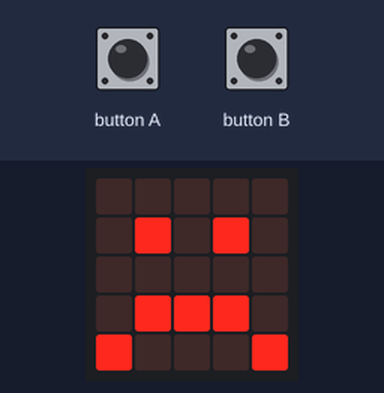
A program run on a simulated BBC micro:bit running MicroPython. On the bench: the board's 5×5 LED display. Inputs (shaded band) come from the test bench.

Above: at 1.2 s.
1.3 s: button A pressed for 0.15 s
At 1.37 s:
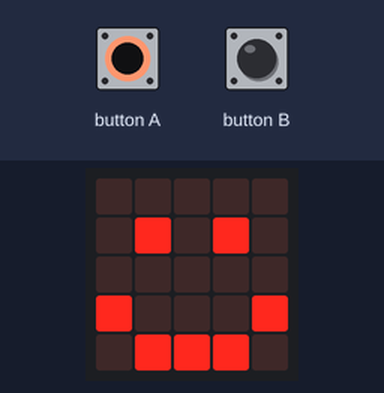
2.9 s: button B pressed for 0.15 s
At 2.97 s:
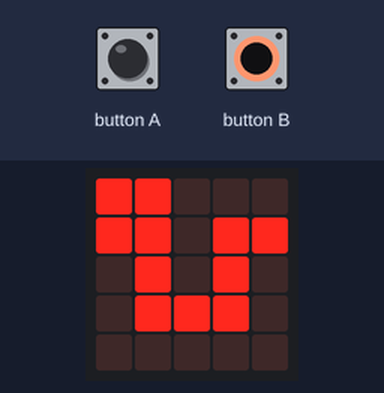
4.5 s: button B pressed for 3.2 s
9.2 s: button A pressed for 3.2 s
At 9.8 s:
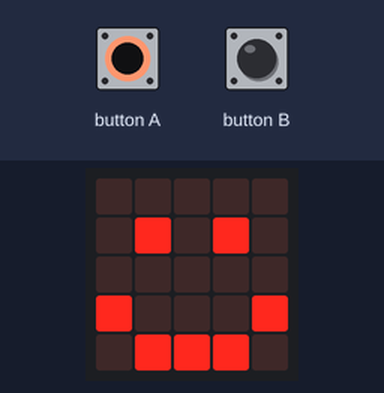
Timing chart, 0 to 12.2 s (numbered marks = the images above; inputs shaded):
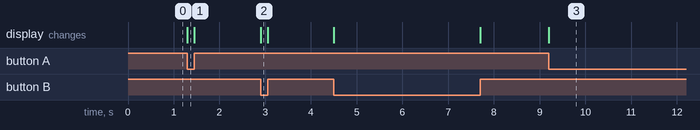

Measured:
- after the input at 1.3 s, the display: changes at once (image 1)
- after the input at 2.9 s, the display: changes at once (image 2)
- after the input at 9.2 s, the display: changes at once (image 3)

The program:

buttons.py
```python
from microbit import *

while True:
    if button_a.is_pressed():
        display.show(Image.HAPPY)
    elif button_b.is_pressed():
        display.show(Image.SNAKE)
    else:
        display.show(Image.SAD)

display.clear()
```
